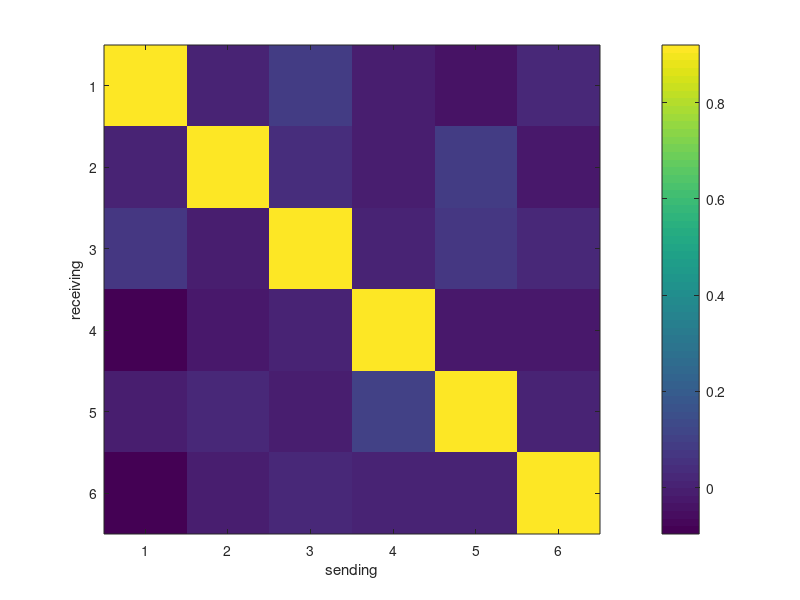
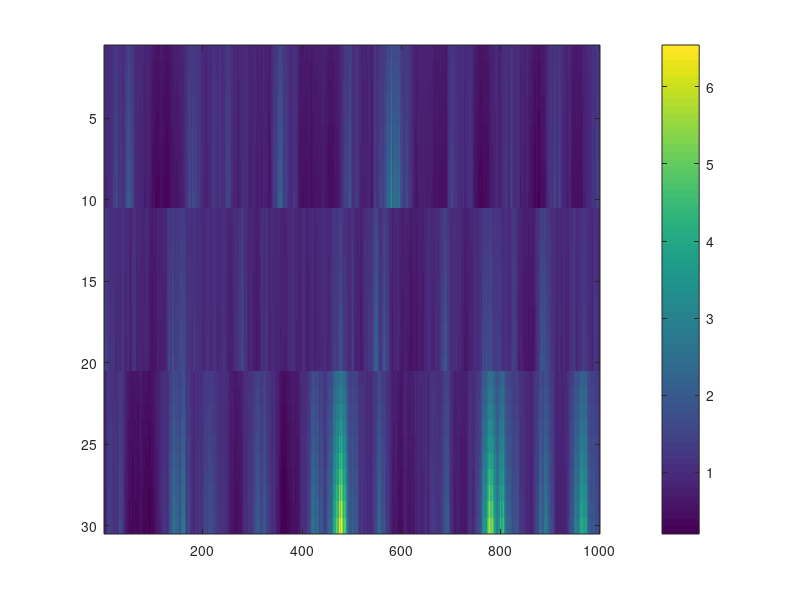

Here is the MATLAB script that generated these plots, in order: (Note: this script raises an error after producing the figures.)
addpath(genpath('C:\Users\gaw19004\Documents\GitHub\state-space-clustering'));
% addpath(genpath('D:\github\state-space-clustering'));

%% simulation
clear all;close all;clc;
rng(1)
n = 10;
nClus = 3;
N = n*nClus;
p = 2;
T = 1000;

Lab = repelem(1:nClus, n);
pLab = repelem(1:nClus, p);

d = randn(n*nClus,1)*0;
C_trans = zeros(n*nClus, p*nClus);
for k = 1:length(Lab)
    C_trans(k, ((Lab(k)-1)*p+1):(Lab(k)*p)) = sum(Lab(1:k)==Lab(k))/sum(Lab==Lab(k))+1;
end

X = zeros(p*nClus, T);
x0 = zeros(p*nClus, 1);
Q0 = eye(nClus*p)*1e-2;
X(:,1) = mvnrnd(x0, Q0)';

b1 = ones(p,1)*0;
b2 = ones(p,1)*0;
b3 = ones(p,1)*0;
b = [b1;b2;b3];

Q1 = 1e-3*eye(p);
Q2 = 1e-3*eye(p);
Q3 = 1e-3*eye(p);
Q = blkdiag(Q1, Q2, Q3);

% 
A = eye(size(Q,1));
while any(imag(eig(A))==0)
    A= randn(size(Q));
    A = A-diag(diag(A));
	A(squareform(pdist(pLab'))==0)=0;
    A = A./sqrt(sum((A-diag(diag(A))).^2,2))*0.1;
    A = A+eye(size(Q,1))*0.92;
end

% let's generate lambda
logLam = zeros(n*nClus, T);
logLam(:,1) = d + C_trans*X(:,1);

for t=2:T
    X(:, t) = mvnrnd(A*X(:, t-1) + b, Q)';
    logLam(:, t) = d + C_trans*X(:,t);
end

Y = poissrnd(exp(logLam));

figure(1)
imagesc(A)
colorbar()
xlabel('sending')
ylabel('receiving')

figure(2)
imagesc(exp(logLam))
colorbar()

figure(3)
clusterPlot(Y, Lab)

figure(4)
subplot(1,3,1)
plot(X(1:p,:)')
subplot(1,3,2)
plot(X(p+1:2*p,:)')
subplot(1,3,3)
plot(X(2*p+1:3*p,:)')

%%
% nClus = 1;
% Lab = ones(1,N);
rng(3)
ng = 2000;

% pre-allocation
X_fit = zeros(nClus*p, T, ng);
d_fit = zeros(N, nClus, ng);
C_fit = zeros(N, nClus*p, ng);
mudc_fit = zeros(p+1, nClus, ng);
Sigdc_fit = zeros(p+1, p+1, nClus, ng);
x0_fit = zeros(nClus*p, ng);
A_fit = zeros(nClus*p, nClus*p, ng);
b_fit = zeros(nClus*p, ng);
Q_fit = zeros(nClus*p, nClus*p, ng);


% priors
% place-holder...
Q0 = eye(nClus*p)*1e-2;

mux00 = zeros(nClus*p, 1);
Sigx00 = eye(nClus*p);

deltadc0 = zeros(p+1,1);
Taudc0 = eye(p+1);

Psidc0 = eye(p+1)*1e-4;
nudc0 = p+1+2;

BA0 = [zeros(nClus*p,1) eye(nClus*p)]';
Lamb0 = eye(nClus*p + 1)*.25;
Psi0 = eye(nClus*p)*1e-4;
nu0 = nClus*p+2;

% initials
% initial for d_fit: 0
C_raw = reshape(normrnd(0,1e-2,N*p,1), [], p);
d_tmp = zeros(N,1);
for k = unique(Lab)
    ladid_tmp = id2id(k, p);
    C_fit(Lab == k, ladid_tmp, 1) = C_raw(Lab == k, :);
    d_tmp(Lab == k) = d_fit(Lab ==k, k);
end

% mudc_fit(:,:,1) = zeros(p+1, 1);
Sigdc_fit(:,:,1:nClus,1) = repmat(eye(p+1)*1e-2,1,1,nClus);

A_fit(:,:,1) = eye(nClus*p);
% initial for b_fit: 0
Q_fit(:,:,1) = eye(nClus*p)*1e-4;


x0_fit(:,1) = lsqr(C_fit(:,:,1),(log(mean(Y(:,1:10),2))-d_tmp));
[X_tmp,~,~] = ppasmoo_poissexp_v2(Y,C_fit(:,:,1),d_tmp,...
    x0_fit(:,1),Q0,A_fit(:,:,1),b_fit(:,1),Q_fit(:,:,1));
gradHess = @(vecX) gradHessX(vecX, d_tmp, C_fit(:,:,1), x0_fit(:,1), Q0,...
    Q_fit(:,:,1), A_fit(:,:,1), b_fit(:,1), Y);
[muXvec,~,hess_tmp,~] = newtonGH(gradHess,X_tmp(:),1e-10,1000);
X_fit(:,:,1) = reshape(muXvec, [], T);



%% MCMC
for g = 2:ng
    
    disp(g)
    
    % (1) update X_fit
    % adaptive smoothing
    
    d_raw = d_fit(:,:,g-1);
    I = (1 : size(d_raw, 1)) .';
    k = sub2ind(size(d_raw), I, Lab');
    d_tmp = d_raw(k);
    C_tmp = C_fit(:,:,g-1);
    
    x0_tmp = x0_fit(:,g-1);
    A_tmp = A_fit(:,:,g-1);
    b_tmp = b_fit(:,g-1);
    Q_tmp = Q_fit(:,:,g-1);
%     X_tmp = X_fit(:,:,g-1);
    X_tmp = ppasmoo_poissexp_v2(Y,C_tmp,d_tmp,x0_tmp,Q0,A_tmp,b_tmp,Q_tmp);
%     hess_tmp = hessX(muX(:), d_tmp, C_tmp, Q0, Q_tmp, A_tmp, Y);
    
    % if use Newton?
    gradHess = @(vecX) gradHessX(vecX, d_tmp, C_tmp, x0_tmp, Q0, Q_tmp, A_tmp, b_tmp, Y);
    [muXvec,~,hess_tmp,~] = newtonGH(gradHess,X_tmp(:),1e-10,1000);
    muX = reshape(muXvec, [], T);
    
    % tic;
    % use Cholesky decomposition to sample efficiently
    R = chol(-hess_tmp,'lower'); % sparse
    z = randn(length(muX(:)), 1) + R'*muX(:);
    Xsamp = R'\z;
    X_fit(:,:,g) = reshape(Xsamp,[], T);
    % toc;
    
    % (2) update x0_fit
    Sigx0 = inv(inv(Sigx00) + inv(Q0));
    mux0 = Sigx0*(Sigx00\mux00 + Q0\X_fit(:,1,g));
    x0_fit(:,g) = mvnrnd(mux0, Sigx0)';
    % disp(x0_fit(:,g))
    
    % (3) update d_fit & C_fit
    % Laplace approximation
    
    for i = 1:N
        l = Lab(i);
        latentId = id2id(l,p);
        X_tmp = [ones(1, T) ;X_fit(latentId,:,g)]';
        
        lamdc = @(dc) exp(X_tmp*dc);
        
        derdc = @(dc) X_tmp'*(Y(i,:)' - lamdc(dc)) - Sigdc_fit(:,:,l,g-1)\(dc - mudc_fit(:,l,g-1));
        hessdc = @(dc) -X_tmp'*diag(lamdc(dc))*X_tmp - inv(Sigdc_fit(:,:,l,g-1));
        [mudc,~,niSigdc,~] = newton(derdc,hessdc,...
            [d_fit(i,l, g-1) C_fit(i,latentId,g-1)]',1e-8,1000);
        
        % tic;
        % use warm start
        % invSigdc_star = inv(Sigdc_fit(:,:,l,g-1)) + X_tmp'*diag(lamdc(mudc_fit(:,l,g-1)))*X_tmp;
        % mudc_star = mudc_fit(:,l,g-1) + invSigdc_star\(X_tmp'*(Y(i,:)' - lamdc(mudc_fit(:,l,g-1))));
        % [mudc,~,niSigdc,~] = newton(derdc,hessdc,mudc_star,1e-8,1000);
        % toc;
        
        % [mudc [d(i) C_all(i,:)]']
        
        Sigdc = -inv(niSigdc);
        Sigdc = (Sigdc + Sigdc')/2;
        dc = mvnrnd(mudc, Sigdc);
        
        % dTest(i) = mudc(1);
        % CTest(i,:) = mudc(2:end);
        d_fit(i,l,g) = dc(1);
        C_fit(i,latentId,g) = dc(2:end);
    end
    
    %     C_fit(:,:,g)
    %     d_fit(:,:,g)
    
    % (4) update mudc_fit & Sigdc_fit
%    dcRes_all = [];
    for l = unique(Lab)
        dc_tmp = [d_fit(Lab == l, l, g) C_fit(Lab == l, id2id(l,p), g)];
        invTaudc = inv(Taudc0) + sum(Lab == l)*inv(Sigdc_fit(:,:,l,g-1));
        deltadc = invTaudc\(Taudc0\deltadc0 + Sigdc_fit(:,:,l,g-1)\sum(dc_tmp,1)');
        mudc_fit(:,l,g) = mvnrnd(deltadc, inv(invTaudc));
        
        % assume different covariances 
        dcRes = dc_tmp' - mudc_fit(:,l,g);
        Psidc = Psidc0 + dcRes*dcRes';
        nudc = sum(Lab == l) + nudc0;
        Sigdc_fit(:,:,l,g) = iwishrnd(Psidc,nudc);
        
        % assume single covariance
%         dcRes_all = [dcRes_all dc_tmp' - mudc_fit(:,l,g)];
    end
    
    % assume single covariance
%     Psidc = Psidc0 + dcRes_all*dcRes_all';
%     nudc = N + nudc0;
%     Sigdc_fit(:,:,:,g) = repmat(iwishrnd(Psidc,nudc),1,1,nClus);
    
%     mudc_fit(:,:,g)
%     Sigdc_fit(:,:,:,g)
    
    % (4)update Q
    Y_BA = X_fit(:,2:T,g)';
    X_BA = [ones(T-1,1) X_fit(:,1:(T-1),g)'];
    
    BAn = (X_BA'*X_BA + Lamb0)\(X_BA'*Y_BA + Lamb0*BA0);
    PsiQ = Psi0 + (Y_BA - X_BA*BAn)'*(Y_BA - X_BA*BAn) +...
        (BAn - BA0)'*Lamb0*(BAn - BA0);
    nuQ = T-1 + nu0;
    Q_fit(:,:,g) = iwishrnd(PsiQ,nuQ);
    
    % (5) update b_fit & A_fit
    Lambn = X_BA'*X_BA + Lamb0;
    BAvec = mvnrnd(BAn(:), kron(Q_fit(:,:,g), inv(Lambn)))';
    BAsamp = reshape(BAvec,[], nClus*p)';
    b_fit(:,g) = BAsamp(:,1);
    A_fit(:,:,g) = BAsamp(:,2:end);
end


%%
d_norm = zeros(g, 1);
C_norm_fro = zeros(g, 1);
b_norm = zeros(g, 1);
A_norm_fro = zeros(g, 1);

for k = 1:g
    d_norm(k) = norm(d_fit(:,:,k), 'fro');
    C_norm_fro(k) = norm(C_fit(:,:,k), 'fro');
    b_norm(k) = norm(b_fit(:,k));
    A_norm_fro(k) = norm(A_fit(:,:,k), 'fro');
end

figure
subplot(2,2,1)
plot(d_norm)
title('norm of d')
subplot(2,2,2)
plot(C_norm_fro)
title('Frobenius norm of C')
subplot(2,2,3)
plot(b_norm)
title('norm of b')
subplot(2,2,4)
plot(A_norm_fro)
title('Frobenius norm of A')



%%
idx = 500:1000;

subplot(1,2,1)
imagesc(exp(C_trans*X + d))
cLim = caxis;
title('true')
colorbar()
subplot(1,2,2)
imagesc(exp(mean(C_fit(:,:,idx), 3)*mean(X_fit(:,:,idx), 3) + sum(mean(d_fit(:,:,idx), 3),2)))
set(gca,'CLim',cLim)
title('fit')
colorbar()

% plot(mean(X_fit(:,:,idx), 3)')

figure;
subplot(3,2,1)
plot(X(1:p,:)')
title('true')
subplot(3,2,2)
plot(mean(X_fit(1:p,:,idx), 3)')
title('fit')
subplot(3,2,3)
plot(X(p+1:2*p,:)')
subplot(3,2,4)
plot(mean(X_fit(p+1:2*p,:,idx), 3)')
subplot(3,2,5)
plot(X(2*p+1:3*p,:)')
subplot(3,2,6)
plot(mean(X_fit(2*p+1:3*p,:,idx), 3)')

subplot(1,2,1)
imagesc(A)
colorbar()
cLim = caxis;
title('true')
subplot(1,2,2)
imagesc(mean(A_fit(:,:,idx), 3))
colorbar()
set(gca,'CLim',cLim)
title('fit')

mean(d_fit(:,:,idx), 3)
mean(C_fit(:,:,idx), 3)
mean(Q_fit(:,:,idx), 3)
mean(mudc_fit(:,:,idx), 3)
mean(Sigdc_fit(:,:,:,idx), 4)

figure
subplot(1,3,1)
plot(d,sum(mean(d_fit(:,:,idx), 3),2),'rx');
ylabel('estimate')
title('d')
C_fit_mean = mean(C_fit(:,:,idx), 3);
subplot(1,3,2)
plot(sum(C_trans(:,1:p:end), 2),sum(C_fit_mean(:,1:p:end), 2),'rx');
xlabel('true')
title('1st column of C')
subplot(1,3,3)
plot(sum(C_trans(:,2:p:end), 2),sum(C_fit_mean(:,2:p:end), 2),'rx');
title('2nd column of C')
